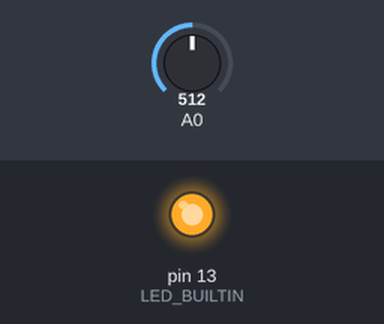
Bench run of a sketch on a simulated Arduino Uno, built with avr-gcc and run on an emulated ATmega328P. Shown: output pins drawn as LEDs (lit = HIGH). Inputs (shaded band) come from the test bench; at power-on: A0 = 512. What the sketch prints to the serial monitor is not drawn.

Above: at 0.1 s.
Timing chart, 0 to 1.6 s (numbered marks = the images above):
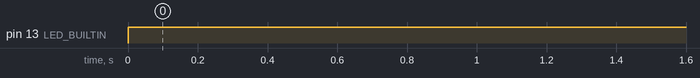

Measured:
- by itself, pin 13 (LED_BUILTIN): LOW → HIGH at 0.00 s

The sketch:

EMG.ino
```cpp
//Unit testing EMG
//Lights up an LED when you make a movement
//Tested on Arduino Uno
float v;
float threshold_high = 400;
float threshold_low = 200;
int on;

void setup() {
  // put your setup code here, to run once:
  Serial.begin(9600);
  pinMode(LED_BUILTIN, OUTPUT);
}

void loop() {
  // put your main code here, to run repeatedly:
  v = analogRead(0);
  Serial.println(v);
  if(v > threshold_high && on == 0){
    on = 1;
  }else if(on == 1 && v < threshold_low){
    on = 0;
  }
  if(on){
    digitalWrite(LED_BUILTIN, HIGH);
  }else{
    digitalWrite(LED_BUILTIN, HIGH);
  }

}
```
